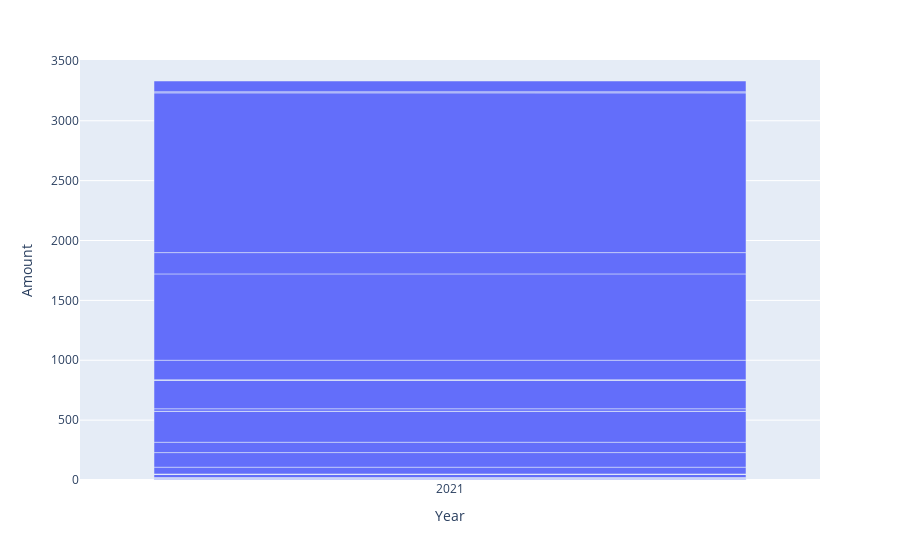

Here is the notebook cell this chart was saved with:
### Code cell
up_df = df[(df['Year'] == '2021') & (df['Kanton'] == 'Zürich')]
px.bar(up_df, x='Year', y='Amount', barmode='stacked', color='Strassenart')

### Figure 1 — Plotly figure (JSON) as saved in the notebook; plotly's stock layout.template omitted (floating-point values rounded to 4 significant figures)
{"data": [{"alignmentgroup": "True", "hovertemplate": "Year=%{x}<br>Amount=%{y}<extra></extra>", "legendgroup": "", "marker": {"color": "#636efa", "pattern": {"shape": ""}}, "name": "", "offsetgroup": "", "orientation": "v", "showlegend": false, "textposition": "auto", "type": "bar", "x": ["2021", "2021", "2021", "2021", "2021", "2021", "2021", "2021", "2021", "2021", "2021", "2021", "2021", "2021", "2021", "2021", "2021", "2021", "2021", "2021", "2021", "2021", "2021", "2021", "2021", "2021", "2021", "2021", "2021", "2021", "2021", "2021", "2021", "2021", "2021", "2021"], "xaxis": "x", "y": [1, 0, 0, 0, 0, 0, 5, 4, 3, 7, 0, 0, 28, 0, 0, 0, 2, 0, 57, 122, 86, 257, 2, 21, 236, 0, 0, 0, 6, 0, 163, 721, 178, 1334, 9, 90], "yaxis": "y"}], "layout": {"barmode": "relative", "legend": {"tracegroupgap": 0}, "margin": {"t": 60}, "xaxis": {"anchor": "y", "domain": [0, 1], "title": {"text": "Year"}}, "yaxis": {"anchor": "x", "domain": [0, 1], "title": {"text": "Amount"}}}}
